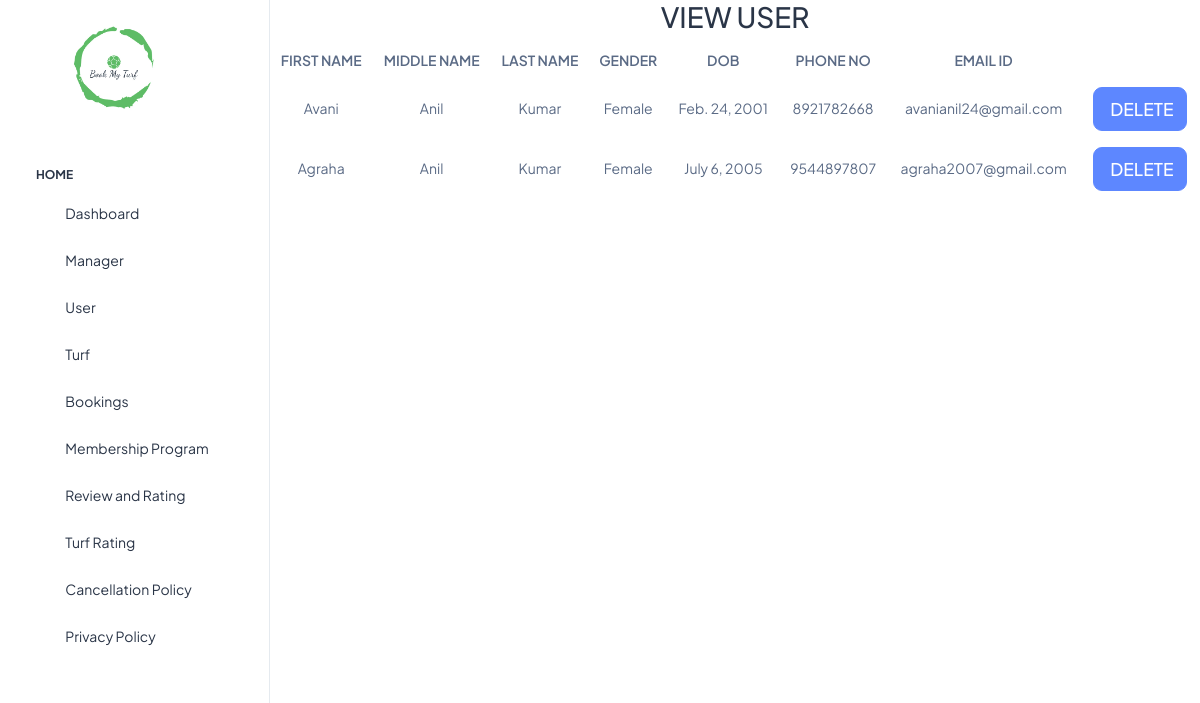
/viewuser/, run on the app's committed database.
### turf_app/models.py (models this page shows)
class usertbl(models.Model):
    fname = models.CharField(max_length=20, null=True)
    mname = models.CharField(max_length=20, null=True)
    lname = models.CharField(max_length=20, null=True)
    district = models.CharField(max_length=20, null=True)
    gender = models.CharField(max_length=7, null=True)
    dob = models.DateField(null=True)
    phoneno = models.IntegerField(null=True)
    email = models.EmailField(null=True)
    username = models.CharField(max_length=10, null=True)
    password = models.CharField(max_length=10, null=True)

### turf_app/views.py (the view)
# urls.py: path("viewuser/", views.viewuser),
def viewuser(request):
    v = usertbl.objects.all()
    return render(request, "viewuser.html", {"v": v})

### templates/viewuser.html (shortened to what this page needs)
<!DOCTYPE html>
<html lang="en">
<head>
</head>
<body>
{% include 'sidebar.html' %}
 <div class="body-wrapper">
<h2>VIEW USER</h2>
<table>
    <tr>
        <th>FIRST NAME</th>
        <th>MIDDLE NAME</th>
        <th>LAST NAME</th>
        <th>GENDER</th>
        <th>DOB</th>
        <th>PHONE NO</th>
        <th>EMAIL ID</th>
    </tr>
    {%for i in v%}
    <tr>
        <td>{{i.fname}}</td>
        <td>{{i.mname}}</td>
        <td>{{i.lname}}</td>
        <td>{{i.gender}}</td>
        <td>{{i.dob}}</td>
        <td>{{i.phoneno}}</td>
        <td>{{i.email}}</td>
        <td> <a href="/deleteuser/{{i.id}}" class="btn btn-primary btn-lg btn-block" style="width:90%;">DELETE</a></td>
    </tr>
    {%endfor%}
</table>
 </div>
</body>
</html>

### templates/viewuser.html (style rules this page uses)
body { margin: 0; font-family: Arial, Helvetica, sans-serif; }
table { border-collapse: collapse; width: 100% }
tr,td,th { border: 1px solid #dddddd; text-align: center; padding: 8px; }
h2 { text-align: center; }

### data on the page
usertbl: fname "Avani", mname "Anil", lname "Kumar", gender "Female", dob "Feb. 24, 2001", phoneno "8921782668", email "avanianil24@gmail.com"
usertbl: fname "Agraha", mname "Anil", lname "Kumar", gender "Female", dob "July 6, 2005", phoneno "9544897807", email "agraha2007@gmail.com"
